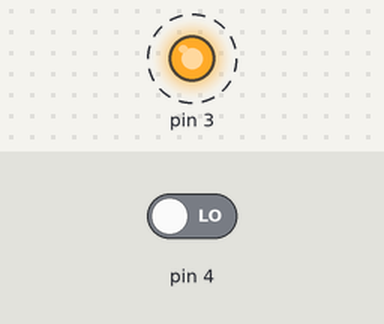
Bench run of a sketch on a simulated Arduino Uno, built with avr-gcc and run on an emulated ATmega328P. On the bench: output pins drawn as LEDs (lit = HIGH). Dashed ring = blinking. The inputs (shaded band) are chosen by the test bench; at power-on: pin 4 LOW.

Above: at 0.5 s.
Timing chart, 0 to 4.6 s (numbered marks = the images above):
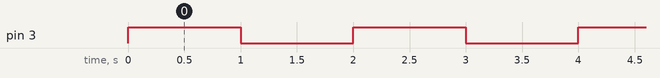

Measured:
- by itself, pin 3: alternates HIGH for 1.0 s and LOW for 1.0 s

The sketch:

codigo.ino
```cpp
// C++ code
//
void setup()
{
  pinMode(3, OUTPUT);
  pinMode(4, INPUT);
}

void loop()
{
  int var = digitalRead(4);
  digitalWrite(3, HIGH);
  delay(1000); // Wait for 1000 millisecond(s)
  digitalWrite(3, LOW);
  delay(1000); // Wait for 1000 millisecond(s)
}
```
